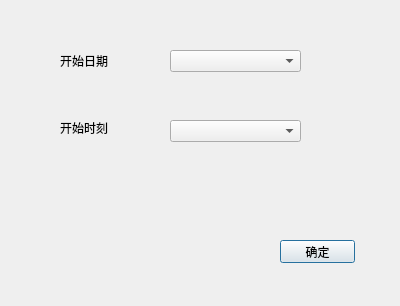
<?xml version="1.0" encoding="UTF-8"?>
<ui version="4.0">
 <class>setModeDialog</class>
 <widget class="QDialog" name="setModeDialog">
  <property name="geometry">
   <rect>
    <x>0</x>
    <y>0</y>
    <width>400</width>
    <height>306</height>
   </rect>
  </property>
  <property name="windowTitle">
   <string>设置离线模式</string>
  </property>
  <widget class="QPushButton" name="pushButton">
   <property name="geometry">
    <rect>
     <x>280</x>
     <y>240</y>
     <width>75</width>
     <height>23</height>
    </rect>
   </property>
   <property name="text">
    <string>确定</string>
   </property>
  </widget>
  <widget class="QLabel" name="label">
   <property name="geometry">
    <rect>
     <x>60</x>
     <y>50</y>
     <width>61</width>
     <height>21</height>
    </rect>
   </property>
   <property name="text">
    <string>开始日期</string>
   </property>
  </widget>
  <widget class="QLabel" name="label_2">
   <property name="geometry">
    <rect>
     <x>60</x>
     <y>120</y>
     <width>51</width>
     <height>16</height>
    </rect>
   </property>
   <property name="text">
    <string>开始时刻</string>
   </property>
  </widget>
  <widget class="QComboBox" name="comboBox">
   <property name="geometry">
    <rect>
     <x>170</x>
     <y>50</y>
     <width>131</width>
     <height>22</height>
    </rect>
   </property>
  </widget>
  <widget class="QComboBox" name="comboBox_2">
   <property name="geometry">
    <rect>
     <x>170</x>
     <y>120</y>
     <width>131</width>
     <height>22</height>
    </rect>
   </property>
  </widget>
 </widget>
 <resources/>
 <connections/>
</ui>
